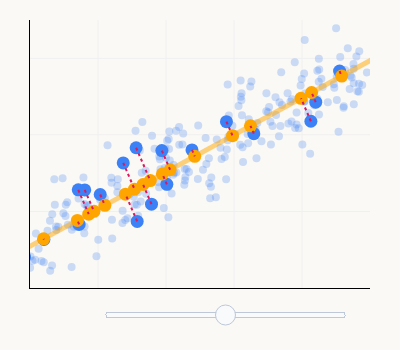

Notebook code for this chart:
### Code cell
import pandas as pd
import plotly.graph_objects as go
import numpy as np

# Use the same synthetic data as above
np.random.seed(102)
num_points = 340
body_mass_g = np.random.uniform(2700, 6300, num_points)
m_true = 0.015
c_true = 120
noise = np.random.normal(0, 5, num_points)
flipper_length_mm = m_true * body_mass_g + c_true + noise

df = pd.DataFrame({
    'body_mass_g': body_mass_g,
    'flipper_length_mm': flipper_length_mm
})

df['body_mass_std'] = (df['body_mass_g'] - df['body_mass_g'].mean()) / df['body_mass_g'].std()
df['flipper_length_std'] = (df['flipper_length_mm'] - df['flipper_length_mm'].mean()) / df['flipper_length_mm'].std()
X = df[['body_mass_std', 'flipper_length_std']].values
X[:, 0] *= 2  # Scale x-axis for visual effect

count_show = 20

# Pick fixed indices for reproducibility (20, not 5)
rng = np.random.default_rng(51)
indices = rng.choice(len(X), replace=False, size=count_show)
X_subset = X[indices]

# Compute optimal SVD/PCA direction
U, S, Vt = np.linalg.svd(X, full_matrices=False)
opt_direction = Vt[0]
opt_direction = opt_direction / np.linalg.norm(opt_direction)
opt_theta = np.arctan2(opt_direction[1], opt_direction[0])

def wrap_angle(theta):
    return (theta + 2 * np.pi) % (2 * np.pi)

def make_line_pts(theta, vmin, vmax, extend=0.2):
    direction = np.array([np.cos(theta), np.sin(theta)])
    range_min = vmin - extend * (vmax - vmin)
    range_max = vmax + extend * (vmax - vmin)
    xs = [range_min * direction[0], range_max * direction[0]]
    ys = [range_min * direction[1], range_max * direction[1]]
    return np.array([xs, ys]).T

def get_projections(X_pts, theta):
    direction = np.array([np.cos(theta), np.sin(theta)])
    direction = direction / np.linalg.norm(direction)
    ts = X_pts @ direction
    proj_points = np.outer(ts, direction)
    return proj_points

vals_for_range = np.concatenate([X[:, 0], X[:, 1]])
vabs = np.max(np.abs(vals_for_range))
vmin, vmax = -vabs, vabs

from plotly.subplots import make_subplots

n_steps = 181
thetas = np.linspace(-np.pi, np.pi, n_steps) + opt_theta

# Hide ticks/labels completely under the slider (just the clean slider)
theta_labels = [''] * n_steps
start_ix = n_steps // 2

xlim = (-3, 2)
ylim = (-2, 1.5)
xticks = [-3, -2, -1, 0, 1, 2]
xticktext = ['', '', '', '', '', '']
yticks = [-2, -1, 0, 1, 1.5]
yticktext = ['', '', '', '', '']

def make_frame(theta):
    direction = np.array([np.cos(theta), np.sin(theta)])
    proj_points = get_projections(X_subset, theta)
    line_seg = make_line_pts(theta, vmin, vmax)
    traces = []
    traces.append(go.Scatter(
        x=X[:, 0], y=X[:, 1],
        mode='markers',
        marker=dict(color="#3D81F6", size=8, opacity=0.25),
        showlegend=False,
        hoverinfo='skip'
    ))
    traces.append(go.Scatter(
        x=X_subset[:, 0], y=X_subset[:, 1],
        mode='markers',
        marker=dict(color="#3D81F6", size=13),
        name="Subset",
        showlegend=False
    ))
    traces.append(go.Scatter(
        x=proj_points[:, 0], y=proj_points[:, 1],
        mode='markers',
        marker=dict(color="orange", size=13),
        name="Projections",
        showlegend=False
    ))
    traces.append(go.Scatter(
        x=line_seg[:, 0], y=line_seg[:, 1],
        mode='lines',
        line=dict(color="orange", width=5, dash='solid'),
        opacity=0.5,
        name="Direction"
    ))
    for i in range(count_show):
        traces.append(go.Scatter(
            x=[X_subset[i, 0], proj_points[i, 0]],
            y=[X_subset[i, 1], proj_points[i, 1]],
            mode='lines',
            line=dict(color="#d81a60", width=2, dash='dot'),
            showlegend=False,
            hoverinfo='skip'
        ))
    return traces

frames = []
for ti, theta in enumerate(thetas):
    traces = make_frame(theta)
    frame = go.Frame(
        data=traces,
        name=str(ti),
        traces=list(range(len(traces)))
    )
    frames.append(frame)

init_traces = make_frame(thetas[start_ix])
fig = go.Figure(data=init_traces, frames=frames)

# Hide any number-line marks/ticks under the slider
steps = []
for i, theta in enumerate(thetas):
    step = dict(
        method="animate",
        args=[
            [str(i)],
            {"mode": "immediate", "frame": {"duration": 0, "redraw": True}, "transition": {"duration": 0}}
        ],
        label=''  # No tick labels at all
    )
    steps.append(step)

sliders = [dict(
    steps=steps,
    active=start_ix,
    transition={'duration': 0},
    x=0.2, y=0.01,
    currentvalue=dict(
        visible=False,
        xanchor='center'
    ),
    len=0.75,
    pad={"b": 20, "t": 20},   # Minimize slider padding for clean look
    ticklen=0,              # Hide slider ticks completely
    tickwidth=0,            # Hide tick lines
    tickcolor="rgba(0,0,0,0)"  # Make ticks transparent
)]

fig.update_layout(
    sliders=sliders,
    showlegend=False,
    plot_bgcolor='#faf9f5',  # set background
    paper_bgcolor='#faf9f5',
    margin=dict(l=30, r=30, t=20, b=0),
    font=dict(
        family="Avenir, system-ui, Helvetica, Arial, sans-serif",
        color="black"
    ),
    xaxis_range=list(xlim),
    yaxis_range=list(ylim),
    xaxis=dict(
        tickvals=xticks,
        ticktext=xticktext,
        gridcolor='#f0f0f0',
        showline=True,
        linecolor="black",
        linewidth=1,
        zeroline=False,
        # zerolinewidth=3,
        # zerolinecolor="black"
    ),
    yaxis=dict(
        tickvals=yticks,
        ticktext=yticktext,
        gridcolor='#f0f0f0',
        showline=True,
        linecolor="black",
        linewidth=1,
        zeroline=False,
        # zerolinewidth=3,
        # zerolinecolor="black"
    ),
    title=None,
    width=400,
    height=350
)

fig.show()

fig.write_html(
    "pca_orthogonal_errors.html",
    config=dict(
        displayModeBar=False,
        displaylogo=False,
        modeBarButtonsToRemove=[
            'sendDataToCloud',
            'zoomIn2d',
            'zoomOut2d',
            'autoScale2d',
            'resetScale2d',
            'toImage',
            'select2d',
            'lasso2d',
            'toggleSpikelines'
        ]
    ),
    auto_play=False
)

### Figure 1 — Plotly figure (JSON) as saved in the notebook; plotly's stock layout.template omitted (floating-point values rounded to 4 significant figures; data arrays with more than 128 entries replaced by an {"elided": "..."} marker saying what was removed)
{"data": [{"hoverinfo": "skip", "marker": {"color": "#3D81F6", "opacity": 0.25, "size": 8}, "mode": "markers", "showlegend": false, "type": "scatter", "x": {"elided": "340 float values"}, "y": {"elided": "340 float values"}}, {"marker": {"color": "#3D81F6", "size": 13}, "mode": "markers", "name": "Subset", "showlegend": false, "type": "scatter", "x": [-1.439, 0.2913, 3.101, -0.9875, -2.195, -3.08, 1.131, -1.213, -2.277, -1.967, 1.202, 3.402, -1.629, -0.111, -2.795, -0.6179, -1.061, -1.424, 1.552, -2.29], "y": [-0.1681, 0.01576, 1.988, -0.6467, -0.7187, -1.596, 0.1776, -0.9048, -1.17, -0.7791, 0.4272, 1.563, -0.3669, 0.1721, -1.367, -0.1964, -0.2051, -1.13, 0.8331, -0.7175]}, {"marker": {"color": "orange", "size": 13}, "mode": "markers", "name": "Projections", "showlegend": false, "type": "scatter", "x": [-1.231, 0.2421, 3.291, -1.053, -2.059, -3.121, 0.985, -1.337, -2.303, -1.899, 1.141, 3.368, -1.463, -0.0223, -2.8, -0.5774, -0.9397, -1.597, 1.584, -2.136], "y": [-0.5971, 0.1174, 1.596, -0.5108, -0.9987, -1.513, 0.4777, -0.6486, -1.117, -0.9208, 0.5533, 1.633, -0.7095, -0.01082, -1.358, -0.28, -0.4557, -0.7742, 0.7681, -1.036]}, {"line": {"color": "orange", "dash": "solid", "width": 5}, "mode": "lines", "name": "Direction", "opacity": 0.5, "type": "scatter", "x": [4.495, -4.495], "y": [2.18, -2.18]}, {"hoverinfo": "skip", "line": {"color": "#d81a60", "dash": "dot", "width": 2}, "mode": "lines", "showlegend": false, "type": "scatter", "x": [-1.439, -1.231], "y": [-0.1681, -0.5971]}, {"hoverinfo": "skip", "line": {"color": "#d81a60", "dash": "dot", "width": 2}, "mode": "lines", "showlegend": false, "type": "scatter", "x": [0.2913, 0.2421], "y": [0.01576, 0.1174]}, {"hoverinfo": "skip", "line": {"color": "#d81a60", "dash": "dot", "width": 2}, "mode": "lines", "showlegend": false, "type": "scatter", "x": [3.101, 3.291], "y": [1.988, 1.596]}, {"hoverinfo": "skip", "line": {"color": "#d81a60", "dash": "dot", "width": 2}, "mode": "lines", "showlegend": false, "type": "scatter", "x": [-0.9875, -1.053], "y": [-0.6467, -0.5108]}, {"hoverinfo": "skip", "line": {"color": "#d81a60", "dash": "dot", "width": 2}, "mode": "lines", "showlegend": false, "type": "scatter", "x": [-2.195, -2.059], "y": [-0.7187, -0.9987]}, {"hoverinfo": "skip", "line": {"color": "#d81a60", "dash": "dot", "width": 2}, "mode": "lines", "showlegend": false, "type": "scatter", "x": [-3.08, -3.121], "y": [-1.596, -1.513]}, {"hoverinfo": "skip", "line": {"color": "#d81a60", "dash": "dot", "width": 2}, "mode": "lines", "showlegend": false, "type": "scatter", "x": [1.131, 0.985], "y": [0.1776, 0.4777]}, {"hoverinfo": "skip", "line": {"color": "#d81a60", "dash": "dot", "width": 2}, "mode": "lines", "showlegend": false, "type": "scatter", "x": [-1.213, -1.337], "y": [-0.9048, -0.6486]}, {"hoverinfo": "skip", "line": {"color": "#d81a60", "dash": "dot", "width": 2}, "mode": "lines", "showlegend": false, "type": "scatter", "x": [-2.277, -2.303], "y": [-1.17, -1.117]}, {"hoverinfo": "skip", "line": {"color": "#d81a60", "dash": "dot", "width": 2}, "mode": "lines", "showlegend": false, "type": "scatter", "x": [-1.967, -1.899], "y": [-0.7791, -0.9208]}, {"hoverinfo": "skip", "line": {"color": "#d81a60", "dash": "dot", "width": 2}, "mode": "lines", "showlegend": false, "type": "scatter", "x": [1.202, 1.141], "y": [0.4272, 0.5533]}, {"hoverinfo": "skip", "line": {"color": "#d81a60", "dash": "dot", "width": 2}, "mode": "lines", "showlegend": false, "type": "scatter", "x": [3.402, 3.368], "y": [1.563, 1.633]}, {"hoverinfo": "skip", "line": {"color": "#d81a60", "dash": "dot", "width": 2}, "mode": "lines", "showlegend": false, "type": "scatter", "x": [-1.629, -1.463], "y": [-0.3669, -0.7095]}, {"hoverinfo": "skip", "line": {"color": "#d81a60", "dash": "dot", "width": 2}, "mode": "lines", "showlegend": false, "type": "scatter", "x": [-0.111, -0.0223], "y": [0.1721, -0.01082]}, {"hoverinfo": "skip", "line": {"color": "#d81a60", "dash": "dot", "width": 2}, "mode": "lines", "showlegend": false, "type": "scatter", "x": [-2.795, -2.8], "y": [-1.367, -1.358]}, {"hoverinfo": "skip", "line": {"color": "#d81a60", "dash": "dot", "width": 2}, "mode": "lines", "showlegend": false, "type": "scatter", "x": [-0.6179, -0.5774], "y": [-0.1964, -0.28]}, {"hoverinfo": "skip", "line": {"color": "#d81a60", "dash": "dot", "width": 2}, "mode": "lines", "showlegend": false, "type": "scatter", "x": [-1.061, -0.9397], "y": [-0.2051, -0.4557]}, {"hoverinfo": "skip", "line": {"color": "#d81a60", "dash": "dot", "width": 2}, "mode": "lines", "showlegend": false, "type": "scatter", "x": [-1.424, -1.597], "y": [-1.13, -0.7742]}, {"hoverinfo": "skip", "line": {"color": "#d81a60", "dash": "dot", "width": 2}, "mode": "lines", "showlegend": false, "type": "scatter", "x": [1.552, 1.584], "y": [0.8331, 0.7681]}, {"hoverinfo": "skip", "line": {"color": "#d81a60", "dash": "dot", "width": 2}, "mode": "lines", "showlegend": false, "type": "scatter", "x": [-2.29, -2.136], "y": [-0.7175, -1.036]}], "layout": {"font": {"color": "black", "family": "Avenir, system-ui, Helvetica, Arial, sans-serif"}, "height": 350, "margin": {"b": 0, "l": 30, "r": 30, "t": 20}, "paper_bgcolor": "#faf9f5", "plot_bgcolor": "#faf9f5", "showlegend": false, "sliders": [{"active": 90, "currentvalue": {"visible": false, "xanchor": "center"}, "len": 0.75, "pad": {"b": 20, "t": 20}, "steps": [{"args": [["0"], {"frame": {"duration": 0, "redraw": true}, "mode": "immediate", "transition": {"duration": 0}}], "label": "", "method": "animate"}, {"args": [["1"], {"frame": {"duration": 0, "redraw": true}, "mode": "immediate", "transition": {"duration": 0}}], "label": "", "method": "animate"}, {"args": [["2"], {"frame": {"duration": 0, "redraw": true}, "mode": "immediate", "transition": {"duration": 0}}], "label": "", "method": "animate"}, {"args": [["3"], {"frame": {"duration": 0, "redraw": true}, "mode": "immediate", "transition": {"duration": 0}}], "label": "", "method": "animate"}, {"args": [["4"], {"frame": {"duration": 0, "redraw": true}, "mode": "immediate", "transition": {"duration": 0}}], "label": "", "method": "animate"}, {"args": [["5"], {"frame": {"duration": 0, "redraw": true}, "mode": "immediate", "transition": {"duration": 0}}], "label": "", "method": "animate"}, {"args": [["6"], {"frame": {"duration": 0, "redraw": true}, "mode": "immediate", "transition": {"duration": 0}}], "label": "", "method": "animate"}, {"args": [["7"], {"frame": {"duration": 0, "redraw": true}, "mode": "immediate", "transition": {"duration": 0}}], "label": "", "method": "animate"}, {"args": [["8"], {"frame": {"duration": 0, "redraw": true}, "mode": "immediate", "transition": {"duration": 0}}], "label": "", "method": "animate"}, {"args": [["9"], {"frame": {"duration": 0, "redraw": true}, "mode": "immediate", "transition": {"duration": 0}}], "label": "", "method": "animate"}, {"args": [["10"], {"frame": {"duration": 0, "redraw": true}, "mode": "immediate", "transition": {"duration": 0}}], "label": "", "method": "animate"}, {"args": [["11"], {"frame": {"duration": 0, "redraw": true}, "mode": "immediate", "transition": {"duration": 0}}], "label": "", "method": "animate"}, {"args": [["12"], {"frame": {"duration": 0, "redraw": true}, "mode": "immediate", "transition": {"duration": 0}}], "label": "", "method": "animate"}, {"args": [["13"], {"frame": {"duration": 0, "redraw": true}, "mode": "immediate", "transition": {"duration": 0}}], "label": "", "method": "animate"}, {"args": [["14"], {"frame": {"duration": 0, "redraw": true}, "mode": "immediate", "transition": {"duration": 0}}], "label": "", "method": "animate"}, {"args": [["15"], {"frame": {"duration": 0, "redraw": true}, "mode": "immediate", "transition": {"duration": 0}}], "label": "", "method": "animate"}, {"args": [["16"], {"frame": {"duration": 0, "redraw": true}, "mode": "immediate", "transition": {"duration": 0}}], "label": "", "method": "animate"}, {"args": [["17"], {"frame": {"duration": 0, "redraw": true}, "mode": "immediate", "transition": {"duration": 0}}], "label": "", "method": "animate"}, {"args": [["18"], {"frame": {"duration": 0, "redraw": true}, "mode": "immediate", "transition": {"duration": 0}}], "label": "", "method": "animate"}, {"args": [["19"], {"frame": {"duration": 0, "redraw": true}, "mode": "immediate", "transition": {"duration": 0}}], "label": "", "method": "animate"}, {"args": [["20"], {"frame": {"duration": 0, "redraw": true}, "mode": "immediate", "transition": {"duration": 0}}], "label": "", "method": "animate"}, {"args": [["21"], {"frame": {"duration": 0, "redraw": true}, "mode": "immediate", "transition": {"duration": 0}}], "label": "", "method": "animate"}, {"args": [["22"], {"frame": {"duration": 0, "redraw": true}, "mode": "immediate", "transition": {"duration": 0}}], "label": "", "method": "animate"}, {"args": [["23"], {"frame": {"duration": 0, "redraw": true}, "mode": "immediate", "transition": {"duration": 0}}], "label": "", "method": "animate"}, {"args": [["24"], {"frame": {"duration": 0, "redraw": true}, "mode": "immediate", "transition": {"duration": 0}}], "label": "", "method": "animate"}, {"args": [["25"], {"frame": {"duration": 0, "redraw": true}, "mode": "immediate", "transition": {"duration": 0}}], "label": "", "method": "animate"}, {"args": [["26"], {"frame": {"duration": 0, "redraw": true}, "mode": "immediate", "transition": {"duration": 0}}], "label": "", "method": "animate"}, {"args": [["27"], {"frame": {"duration": 0, "redraw": true}, "mode": "immediate", "transition": {"duration": 0}}], "label": "", "method": "animate"}, {"args": [["28"], {"frame": {"duration": 0, "redraw": true}, "mode": "immediate", "transition": {"duration": 0}}], "label": "", "method": "animate"}, {"args": [["29"], {"frame": {"duration": 0, "redraw": true}, "mode": "immediate", "transition": {"duration": 0}}], "label": "", "method": "animate"}, {"args": [["30"], {"frame": {"duration": 0, "redraw": true}, "mode": "immediate", "transition": {"duration": 0}}], "label": "", "method": "animate"}, {"args": [["31"], {"frame": {"duration": 0, "redraw": true}, "mode": "immediate", "transition": {"duration": 0}}], "label": "", "method": "animate"}, {"args": [["32"], {"frame": {"duration": 0, "redraw": true}, "mode": "immediate", "transition": {"duration": 0}}], "label": "", "method": "animate"}, {"args": [["33"], {"frame": {"duration": 0, "redraw": true}, "mode": "immediate", "transition": {"duration": 0}}], "label": "", "method": "animate"}, {"args": [["34"], {"frame": {"duration": 0, "redraw": true}, "mode": "immediate", "transition": {"duration": 0}}], "label": "", "method": "animate"}, {"args": [["35"], {"frame": {"duration": 0, "redraw": true}, "mode": "immediate", "transition": {"duration": 0}}], "label": "", "method": "animate"}, {"args": [["36"], {"frame": {"duration": 0, "redraw": true}, "mode": "immediate", "transition": {"duration": 0}}], "label": "", "method": "animate"}, {"args": [["37"], {"frame": {"duration": 0, "redraw": true}, "mode": "immediate", "transition": {"duration": 0}}], "label": "", "method": "animate"}, {"args": [["38"], {"frame": {"duration": 0, "redraw": true}, "mode": "immediate", "transition": {"duration": 0}}], "label": "", "method": "animate"}, {"args": [["39"], {"frame": {"duration": 0, "redraw": true}, "mode": "immediate", "transition": {"duration": 0}}], "label": "", "method": "animate"}, {"args": [["40"], {"frame": {"duration": 0, "redraw": true}, "mode": "immediate", "transition": {"duration": 0}}], "label": "", "method": "animate"}, {"args": [["41"], {"frame": {"duration": 0, "redraw": true}, "mode": "immediate", "transition": {"duration": 0}}], "label": "", "method": "animate"}, {"args": [["42"], {"frame": {"duration": 0, "redraw": true}, "mode": "immediate", "transition": {"duration": 0}}], "label": "", "method": "animate"}, {"args": [["43"], {"frame": {"duration": 0, "redraw": true}, "mode": "immediate", "transition": {"duration": 0}}], "label": "", "method": "animate"}, {"args": [["44"], {"frame": {"duration": 0, "redraw": true}, "mode": "immediate", "transition": {"duration": 0}}], "label": "", "method": "animate"}, {"args": [["45"], {"frame": {"duration": 0, "redraw": true}, "mode": "immediate", "transition": {"duration": 0}}], "label": "", "method": "animate"}, {"args": [["46"], {"frame": {"duration": 0, "redraw": true}, "mode": "immediate", "transition": {"duration": 0}}], "label": "", "method": "animate"}, {"args": [["47"], {"frame": {"duration": 0, "redraw": true}, "mode": "immediate", "transition": {"duration": 0}}], "label": "", "method": "animate"}, {"args": [["48"], {"frame": {"duration": 0, "redraw": true}, "mode": "immediate", "transition": {"duration": 0}}], "label": "", "method": "animate"}, {"args": [["49"], {"frame": {"duration": 0, "redraw": true}, "mode": "immediate", "transition": {"duration": 0}}], "label": "", "method": "animate"}, {"args": [["50"], {"frame": {"duration": 0, "redraw": true}, "mode": "immediate", "transition": {"duration": 0}}], "label": "", "method": "animate"}, {"args": [["51"], {"frame": {"duration": 0, "redraw": true}, "mode": "immediate", "transition": {"duration": 0}}], "label": "", "method": "animate"}, {"args": [["52"], {"frame": {"duration": 0, "redraw": true}, "mode": "immediate", "transition": {"duration": 0}}], "label": "", "method": "animate"}, {"args": [["53"], {"frame": {"duration": 0, "redraw": true}, "mode": "immediate", "transition": {"duration": 0}}], "label": "", "method": "animate"}, {"args": [["54"], {"frame": {"duration": 0, "redraw": true}, "mode": "immediate", "transition": {"duration": 0}}], "label": "", "method": "animate"}, {"args": [["55"], {"frame": {"duration": 0, "redraw": true}, "mode": "immediate", "transition": {"duration": 0}}], "label": "", "method": "animate"}, {"args": [["56"], {"frame": {"duration": 0, "redraw": true}, "mode": "immediate", "transition": {"duration": 0}}], "label": "", "method": "animate"}, {"args": [["57"], {"frame": {"duration": 0, "redraw": true}, "mode": "immediate", "transition": {"duration": 0}}], "label": "", "method": "animate"}, {"args": [["58"], {"frame": {"duration": 0, "redraw": true}, "mode": "immediate", "transition": {"duration": 0}}], "label": "", "method": "animate"}, {"args": [["59"], {"frame": {"duration": 0, "redraw": true}, "mode": "immediate", "transition": {"duration": 0}}], "label": "", "method": "animate"}, {"args": [["60"], {"frame": {"duration": 0, "redraw": true}, "mode": "immediate", "transition": {"duration": 0}}], "label": "", "method": "animate"}, {"args": [["61"], {"frame": {"duration": 0, "redraw": true}, "mode": "immediate", "transition": {"duration": 0}}], "label": "", "method": "animate"}, {"args": [["62"], {"frame": {"duration": 0, "redraw": true}, "mode": "immediate", "transition": {"duration": 0}}], "label": "", "method": "animate"}, {"args": [["63"], {"frame": {"duration": 0, "redraw": true}, "mode": "immediate", "transition": {"duration": 0}}], "label": "", "method": "animate"}, {"args": [["64"], {"frame": {"duration": 0, "redraw": true}, "mode": "immediate", "transition": {"duration": 0}}], "label": "", "method": "animate"}, {"args": [["65"], {"frame": {"duration": 0, "redraw": true}, "mode": "immediate", "transition": {"duration": 0}}], "label": "", "method": "animate"}, {"args": [["66"], {"frame": {"duration": 0, "redraw": true}, "mode": "immediate", "transition": {"duration": 0}}], "label": "", "method": "animate"}, {"args": [["67"], {"frame": {"duration": 0, "redraw": true}, "mode": "immediate", "transition": {"duration": 0}}], "label": "", "method": "animate"}, {"args": [["68"], {"frame": {"duration": 0, "redraw": true}, "mode": "immediate", "transition": {"duration": 0}}], "label": "", "method": "animate"}, {"args": [["69"], {"frame": {"duration": 0, "redraw": true}, "mode": "immediate", "transition": {"duration": 0}}], "label": "", "method": "animate"}, {"args": [["70"], {"frame": {"duration": 0, "redraw": true}, "mode": "immediate", "transition": {"duration": 0}}], "label": "", "method": "animate"}, {"args": [["71"], {"frame": {"duration": 0, "redraw": true}, "mode": "immediate", "transition": {"duration": 0}}], "label": "", "method": "animate"}, {"args": [["72"], {"frame": {"duration": 0, "redraw": true}, "mode": "immediate", "transition": {"duration": 0}}], "label": "", "method": "animate"}, {"args": [["73"], {"frame": {"duration": 0, "redraw": true}, "mode": "immediate", "transition": {"duration": 0}}], "label": "", "method": "animate"}, {"args": [["74"], {"frame": {"duration": 0, "redraw": true}, "mode": "immediate", "transition": {"duration": 0}}], "label": "", "method": "animate"}, {"args": [["75"], {"frame": {"duration": 0, "redraw": true}, "mode": "immediate", "transition": {"duration": 0}}], "label": "", "method": "animate"}, {"args": [["76"], {"frame": {"duration": 0, "redraw": true}, "mode": "immediate", "transition": {"duration": 0}}], "label": "", "method": "animate"}, {"args": [["77"], {"frame": {"duration": 0, "redraw": true}, "mode": "immediate", "transition": {"duration": 0}}], "label": "", "method": "animate"}, {"args": [["78"], {"frame": {"duration": 0, "redraw": true}, "mode": "immediate", "transition": {"duration": 0}}], "label": "", "method": "animate"}, {"args": [["79"], {"frame": {"duration": 0, "redraw": true}, "mode": "immediate", "transition": {"duration": 0}}], "label": "", "method": "animate"}, {"args": [["80"], {"frame": {"duration": 0, "redraw": true}, "mode": "immediate", "transition": {"duration": 0}}], "label": "", "method": "animate"}, {"args": [["81"], {"frame": {"duration": 0, "redraw": true}, "mode": "immediate", "transition": {"duration": 0}}], "label": "", "method": "animate"}, {"args": [["82"], {"frame": {"duration": 0, "redraw": true}, "mode": "immediate", "transition": {"duration": 0}}], "label": "", "method": "animate"}, {"args": [["83"], {"frame": {"duration": 0, "redraw": true}, "mode": "immediate", "transition": {"duration": 0}}], "label": "", "method": "animate"}, {"args": [["84"], {"frame": {"duration": 0, "redraw": true}, "mode": "immediate", "transition": {"duration": 0}}], "label": "", "method": "animate"}, {"args": [["85"], {"frame": {"duration": 0, "redraw": true}, "mode": "immediate", "transition": {"duration": 0}}], "label": "", "method": "animate"}, {"args": [["86"], {"frame": {"duration": 0, "redraw": true}, "mode": "immediate", "transition": {"duration": 0}}], "label": "", "method": "animate"}, {"args": [["87"], {"frame": {"duration": 0, "redraw": true}, "mode": "immediate", "transition": {"duration": 0}}], "label": "", "method": "animate"}, {"args": [["88"], {"frame": {"duration": 0, "redraw": true}, "mode": "immediate", "transition": {"duration": 0}}], "label": "", "method": "animate"}, {"args": [["89"], {"frame": {"duration": 0, "redraw": true}, "mode": "immediate", "transition": {"duration": 0}}], "label": "", "method": "animate"}, {"args": [["90"], {"frame": {"duration": 0, "redraw": true}, "mode": "immediate", "transition": {"duration": 0}}], "label": "", "method": "animate"}, {"args": [["91"], {"frame": {"duration": 0, "redraw": true}, "mode": "immediate", "transition": {"duration": 0}}], "label": "", "method": "animate"}, {"args": [["92"], {"frame": {"duration": 0, "redraw": true}, "mode": "immediate", "transition": {"duration": 0}}], "label": "", "method": "animate"}, {"args": [["93"], {"frame": {"duration": 0, "redraw": true}, "mode": "immediate", "transition": {"duration": 0}}], "label": "", "method": "animate"}, {"args": [["94"], {"frame": {"duration": 0, "redraw": true}, "mode": "immediate", "transition": {"duration": 0}}], "label": "", "method": "animate"}, {"args": [["95"], {"frame": {"duration": 0, "redraw": true}, "mode": "immediate", "transition": {"duration": 0}}], "label": "", "method": "animate"}, {"args": [["96"], {"frame": {"duration": 0, "redraw": true}, "mode": "immediate", "transition": {"duration": 0}}], "label": "", "method": "animate"}, {"args": [["97"], {"frame": {"duration": 0, "redraw": true}, "mode": "immediate", "transition": {"duration": 0}}], "label": "", "method": "animate"}, {"args": [["98"], {"frame": {"duration": 0, "redraw": true}, "mode": "immediate", "transition": {"duration": 0}}], "label": "", "method": "animate"}, {"args": [["99"], {"frame": {"duration": 0, "redraw": true}, "mode": "immediate", "transition": {"duration": 0}}], "label": "", "method": "animate"}, {"args": [["100"], {"frame": {"duration": 0, "redraw": true}, "mode": "immediate", "transition": {"duration": 0}}], "label": "", "method": "animate"}, {"args": [["101"], {"frame": {"duration": 0, "redraw": true}, "mode": "immediate", "transition": {"duration": 0}}], "label": "", "method": "animate"}, {"args": [["102"], {"frame": {"duration": 0, "redraw": true}, "mode": "immediate", "transition": {"duration": 0}}], "label": "", "method": "animate"}, {"args": [["103"], {"frame": {"duration": 0, "redraw": true}, "mode": "immediate", "transition": {"duration": 0}}], "label": "", "method": "animate"}, {"args": [["104"], {"frame": {"duration": 0, "redraw": true}, "mode": "immediate", "transition": {"duration": 0}}], "label": "", "method": "animate"}, {"args": [["105"], {"frame": {"duration": 0, "redraw": true}, "mode": "immediate", "transition": {"duration": 0}}], "label": "", "method": "animate"}, {"args": [["106"], {"frame": {"duration": 0, "redraw": true}, "mode": "immediate", "transition": {"duration": 0}}], "label": "", "method": "animate"}, {"args": [["107"], {"frame": {"duration": 0, "redraw": true}, "mode": "immediate", "transition": {"duration": 0}}], "label": "", "method": "animate"}, {"args": [["108"], {"frame": {"duration": 0, "redraw": true}, "mode": "immediate", "transition": {"duration": 0}}], "label": "", "method": "animate"}, {"args": [["109"], {"frame": {"duration": 0, "redraw": true}, "mode": "immediate", "transition": {"duration": 0}}], "label": "", "method": "animate"}, {"args": [["110"], {"frame": {"duration": 0, "redraw": true}, "mode": "immediate", "transition": {"duration": 0}}], "label": "", "method": "animate"}, {"args": [["111"], {"frame": {"duration": 0, "redraw": true}, "mode": "immediate", "transition": {"duration": 0}}], "label": "", "method": "animate"}, {"args": [["112"], {"frame": {"duration": 0, "redraw": true}, "mode": "immediate", "transition": {"duration": 0}}], "label": "", "method": "animate"}, {"args": [["113"], {"frame": {"duration": 0, "redraw": true}, "mode": "immediate", "transition": {"duration": 0}}], "label": "", "method": "animate"}, {"args": [["114"], {"frame": {"duration": 0, "redraw": true}, "mode": "immediate", "transition": {"duration": 0}}], "label": "", "method": "animate"}, {"args": [["115"], {"frame": {"duration": 0, "redraw": true}, "mode": "immediate", "transition": {"duration": 0}}], "label": "", "method": "animate"}, {"args": [["116"], {"frame": {"duration": 0, "redraw": true}, "mode": "immediate", "transition": {"duration": 0}}], "label": "", "method": "animate"}, {"args": [["117"], {"frame": {"duration": 0, "redraw": true}, "mode": "immediate", "transition": {"duration": 0}}], "label": "", "method": "animate"}, {"args": [["118"], {"frame": {"duration": 0, "redraw": true}, "mode": "immediate", "transition": {"duration": 0}}], "label": "", "method": "animate"}, {"args": [["119"], {"frame": {"duration": 0, "redraw": true}, "mode": "immediate", "transition": {"duration": 0}}], "label": "", "method": "animate"}, {"args": [["120"], {"frame": {"duration": 0, "redraw": true}, "mode": "immediate", "transition": {"duration": 0}}], "label": "", "method": "animate"}, {"args": [["121"], {"frame": {"duration": 0, "redraw": true}, "mode": "immediate", "transition": {"duration": 0}}], "label": "", "method": "animate"}, {"args": [["122"], {"frame": {"duration": 0, "redraw": true}, "mode": "immediate", "transition": {"duration": 0}}], "label": "", "method": "animate"}, {"args": [["123"], {"frame": {"duration": 0, "redraw": true}, "mode": "immediate", "transition": {"duration": 0}}], "label": "", "method": "animate"}, {"args": [["124"], {"frame": {"duration": 0, "redraw": true}, "mode": "immediate", "transition": {"duration": 0}}], "label": "", "method": "animate"}, {"args": [["125"], {"frame": {"duration": 0, "redraw": true}, "mode": "immediate", "transition": {"duration": 0}}], "label": "", "method": "animate"}, {"args": [["126"], {"frame": {"duration": 0, "redraw": true}, "mode": "immediate", "transition": {"duration": 0}}], "label": "", "method": "animate"}, {"args": [["127"], {"frame": {"duration": 0, "redraw": true}, "mode": "immediate", "transition": {"duration": 0}}], "label": "", "method": "animate"}, {"args": [["128"], {"frame": {"duration": 0, "redraw": true}, "mode": "immediate", "transition": {"duration": 0}}], "label": "", "method": "animate"}, {"args": [["129"], {"frame": {"duration": 0, "redraw": true}, "mode": "immediate", "transition": {"duration": 0}}], "label": "", "method": "animate"}, {"args": [["130"], {"frame": {"duration": 0, "redraw": true}, "mode": "immediate", "transition": {"duration": 0}}], "label": "", "method": "animate"}, {"args": [["131"], {"frame": {"duration": 0, "redraw": true}, "mode": "immediate", "transition": {"duration": 0}}], "label": "", "method": "animate"}, {"args": [["132"], {"frame": {"duration": 0, "redraw": true}, "mode": "immediate", "transition": {"duration": 0}}], "label": "", "method": "animate"}, {"args": [["133"], {"frame": {"duration": 0, "redraw": true}, "mode": "immediate", "transition": {"duration": 0}}], "label": "", "method": "animate"}, {"args": [["134"], {"frame": {"duration": 0, "redraw": true}, "mode": "immediate", "transition": {"duration": 0}}], "label": "", "method": "animate"}, {"args": [["135"], {"frame": {"duration": 0, "redraw": true}, "mode": "immediate", "transition": {"duration": 0}}], "label": "", "method": "animate"}, {"args": [["136"], {"frame": {"duration": 0, "redraw": true}, "mode": "immediate", "transition": {"duration": 0}}], "label": "", "method": "animate"}, {"args": [["137"], {"frame": {"duration": 0, "redraw": true}, "mode": "immediate", "transition": {"duration": 0}}], "label": "", "method": "animate"}, {"args": [["138"], {"frame": {"duration": 0, "redraw": true}, "mode": "immediate", "transition": {"duration": 0}}], "label": "", "method": "animate"}, {"args": [["139"], {"frame": {"duration": 0, "redraw": true}, "mode": "immediate", "transition": {"duration": 0}}], "label": "", "method": "animate"}, {"args": [["140"], {"frame": {"duration": 0, "redraw": true}, "mode": "immediate", "transition": {"duration": 0}}], "label": "", "method": "animate"}, {"args": [["141"], {"frame": {"duration": 0, "redraw": true}, "mode": "immediate", "transition": {"duration": 0}}], "label": "", "method": "animate"}, {"args": [["142"], {"frame": {"duration": 0, "redraw": true}, "mode": "immediate", "transition": {"duration": 0}}], "label": "", "method": "animate"}, {"args": [["143"], {"frame": {"duration": 0, "redraw": true}, "mode": "immediate", "transition": {"duration": 0}}], "label": "", "method": "animate"}, {"args": [["144"], {"frame": {"duration": 0, "redraw": true}, "mode": "immediate", "transition": {"duration": 0}}], "label": "", "method": "animate"}, {"args": [["145"], {"frame": {"duration": 0, "redraw": true}, "mode": "immediate", "transition": {"duration": 0}}], "label": "", "method": "animate"}, {"args": [["146"], {"frame": {"duration": 0, "redraw": true}, "mode": "immediate", "transition": {"duration": 0}}], "label": "", "method": "animate"}, {"args": [["147"], {"frame": {"duration": 0, "redraw": true}, "mode": "immediate", "transition": {"duration": 0}}], "label": "", "method": "animate"}, {"args": [["148"], {"frame": {"duration": 0, "redraw": true}, "mode": "immediate", "transition": {"duration": 0}}], "label": "", "method": "animate"}, {"args": [["149"], {"frame": {"duration": 0, "redraw": true}, "mode": "immediate", "transition": {"duration": 0}}], "label": "", "method": "animate"}, {"args": [["150"], {"frame": {"duration": 0, "redraw": true}, "mode": "immediate", "transition": {"duration": 0}}], "label": "", "method": "animate"}, {"args": [["151"], {"frame": {"duration": 0, "redraw": true}, "mode": "immediate", "transition": {"duration": 0}}], "label": "", "method": "animate"}, {"args": [["152"], {"frame": {"duration": 0, "redraw": true}, "mode": "immediate", "transition": {"duration": 0}}], "label": "", "method": "animate"}, {"args": [["153"], {"frame": {"duration": 0, "redraw": true}, "mode": "immediate", "transition": {"duration": 0}}], "label": "", "method": "animate"}, {"args": [["154"], {"frame": {"duration": 0, "redraw": true}, "mode": "immediate", "transition": {"duration": 0}}], "label": "", "method": "animate"}, {"args": [["155"], {"frame": {"duration": 0, "redraw": true}, "mode": "immediate", "transition": {"duration": 0}}], "label": "", "method": "animate"}, {"args": [["156"], {"frame": {"duration": 0, "redraw": true}, "mode": "immediate", "transition": {"duration": 0}}], "label": "", "method": "animate"}, {"args": [["157"], {"frame": {"duration": 0, "redraw": true}, "mode": "immediate", "transition": {"duration": 0}}], "label": "", "method": "animate"}, {"args": [["158"], {"frame": {"duration": 0, "redraw": true}, "mode": "immediate", "transition": {"duration": 0}}], "label": "", "method": "animate"}, {"args": [["159"], {"frame": {"duration": 0, "redraw": true}, "mode": "immediate", "transition": {"duration": 0}}], "label": "", "method": "animate"}, {"args": [["160"], {"frame": {"duration": 0, "redraw": true}, "mode": "immediate", "transition": {"duration": 0}}], "label": "", "method": "animate"}, {"args": [["161"], {"frame": {"duration": 0, "redraw": true}, "mode": "immediate", "transition": {"duration": 0}}], "label": "", "method": "animate"}, {"args": [["162"], {"frame": {"duration": 0, "redraw": true}, "mode": "immediate", "transition": {"duration": 0}}], "label": "", "method": "animate"}, {"args": [["163"], {"frame": {"duration": 0, "redraw": true}, "mode": "immediate", "transition": {"duration": 0}}], "label": "", "method": "animate"}, {"args": [["164"], {"frame": {"duration": 0, "redraw": true}, "mode": "immediate", "transition": {"duration": 0}}], "label": "", "method": "animate"}, {"args": [["165"], {"frame": {"duration": 0, "redraw": true}, "mode": "immediate", "transition": {"duration": 0}}], "label": "", "method": "animate"}, {"args": [["166"], {"frame": {"duration": 0, "redraw": true}, "mode": "immediate", "transition": {"duration": 0}}], "label": "", "method": "animate"}, {"args": [["167"], {"frame": {"duration": 0, "redraw": true}, "mode": "immediate", "transition": {"duration": 0}}], "label": "", "method": "animate"}, {"args": [["168"], {"frame": {"duration": 0, "redraw": true}, "mode": "immediate", "transition": {"duration": 0}}], "label": "", "method": "animate"}, {"args": [["169"], {"frame": {"duration": 0, "redraw": true}, "mode": "immediate", "transition": {"duration": 0}}], "label": "", "method": "animate"}, {"args": [["170"], {"frame": {"duration": 0, "redraw": true}, "mode": "immediate", "transition": {"duration": 0}}], "label": "", "method": "animate"}, {"args": [["171"], {"frame": {"duration": 0, "redraw": true}, "mode": "immediate", "transition": {"duration": 0}}], "label": "", "method": "animate"}, {"args": [["172"], {"frame": {"duration": 0, "redraw": true}, "mode": "immediate", "transition": {"duration": 0}}], "label": "", "method": "animate"}, {"args": [["173"], {"frame": {"duration": 0, "redraw": true}, "mode": "immediate", "transition": {"duration": 0}}], "label": "", "method": "animate"}, {"args": [["174"], {"frame": {"duration": 0, "redraw": true}, "mode": "immediate", "transition": {"duration": 0}}], "label": "", "method": "animate"}, {"args": [["175"], {"frame": {"duration": 0, "redraw": true}, "mode": "immediate", "transition": {"duration": 0}}], "label": "", "method": "animate"}, {"args": [["176"], {"frame": {"duration": 0, "redraw": true}, "mode": "immediate", "transition": {"duration": 0}}], "label": "", "method": "animate"}, {"args": [["177"], {"frame": {"duration": 0, "redraw": true}, "mode": "immediate", "transition": {"duration": 0}}], "label": "", "method": "animate"}, {"args": [["178"], {"frame": {"duration": 0, "redraw": true}, "mode": "immediate", "transition": {"duration": 0}}], "label": "", "method": "animate"}, {"args": [["179"], {"frame": {"duration": 0, "redraw": true}, "mode": "immediate", "transition": {"duration": 0}}], "label": "", "method": "animate"}, {"args": [["180"], {"frame": {"duration": 0, "redraw": true}, "mode": "immediate", "transition": {"duration": 0}}], "label": "", "method": "animate"}], "tickcolor": "rgba(0,0,0,0)", "ticklen": 0, "tickwidth": 0, "transition": {"duration": 0}, "x": 0.2, "y": 0.01}], "title": {}, "width": 400, "xaxis": {"gridcolor": "#f0f0f0", "linecolor": "black", "linewidth": 1, "range": [-3, 2], "showline": true, "ticktext": ["", "", "", "", "", ""], "tickvals": [-3, -2, -1, 0, 1, 2], "zeroline": false}, "yaxis": {"gridcolor": "#f0f0f0", "linecolor": "black", "linewidth": 1, "range": [-2, 1.5], "showline": true, "ticktext": ["", "", "", "", ""], "tickvals": [-2, -1, 0, 1, 1.5], "zeroline": false}}}
